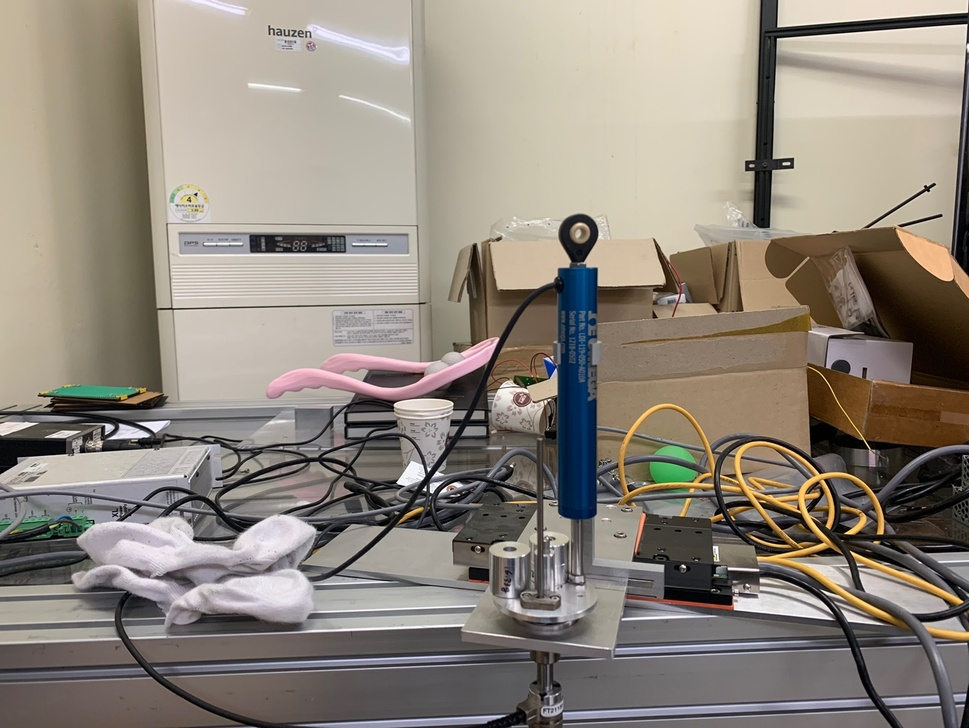
#> input picture assignment1/data/lab1.jpg, 969 x 728 px, shrunk from 1440 x 1081 before the run
$ python assignment1.py
#> lines starting #> are read from the running program, lines starting #| are printed output that depends on the picture; long printed decimals are rounded
#!/usr/bin/env python

import cv2 as cv
import numpy as np
import open3d as o3d
from matplotlib import pyplot as plt

def task_1_3_extract_and_match_features(img1, img2):
    orb = cv.ORB_create()
    keypoints1, descriptors1 = orb.detectAndCompute(img1, None)
    keypoints2, descriptors2 = orb.detectAndCompute(img2, None)

    img1_w_kps = cv.drawKeypoints(img1, keypoints1, None, color=(0, 255, 0), flags=0)
    img2_w_kps = cv.drawKeypoints(img2, keypoints2, None, color=(0, 255, 0), flags=0)

    cv.imwrite('./output/image1_orb.png', img1_w_kps)
    cv.imwrite('./output/image2_orb.png', img2_w_kps)

    bf = cv.BFMatcher()
    matches = bf.knnMatch(descriptors1, descriptors2, k=2)

    matchesMask = [[0,0] for i in range(len(matches))]

    for i,(m,n) in enumerate(matches):
        if m.distance < 0.8*n.distance:
            matchesMask[i]=[1,0]

    draw_params = dict(matchColor = (0, 255, 0),
                        singlePointColor = (255, 0, 0),
                        matchesMask = matchesMask,
                        flags = cv.DrawMatchesFlags_NOT_DRAW_SINGLE_POINTS)

    img3 = cv.drawMatchesKnn(img1, keypoints1, img2, keypoints2, matches, None, **draw_params)

    cv.imwrite('./output/orb_matching.png', img3)

    return matches, keypoints1, keypoints2, img3

def task_1_4_compute_fundamental_matrix(matches, kp1, kp2, img1, img2):
    good = []
    pts1 = []
    pts2 = []

    for i,(m,n) in enumerate(matches):
        if m.distance < 0.8 * n.distance:
            good.append(m)
            pts2.append(kp2[m.trainIdx].pt)
            pts1.append(kp1[m.queryIdx].pt)

    pts1 = np.int32(pts1)
    pts2 = np.int32(pts2)
    F, mask = cv.findFundamentalMat(pts1, pts2, cv.FM_RANSAC)

    pts1 = pts1[mask.ravel()==1]
    pts2 = pts2[mask.ravel()==1]

    def drawlines(img1, img2, lines, pts1, pts2):
        h, w = img1.shape
        img1 = cv.cvtColor(img1, cv.COLOR_GRAY2BGR)
        img2 = cv.cvtColor(img2, cv.COLOR_GRAY2BGR)

        for r, pt1, pt2 in zip(lines, pts1, pts2):
            color = tuple(np.random.randint(0, 255, 3).tolist())
            (x0, y0) = map(int, [0, -r[2]/r[1]])
            (x1, y1) = map(int, [w, -(r[2]+r[0]*w)/r[1]])
            img1 = cv.line(img1, (x0, y0), (x1, y1), color, 1)
            img1 = cv.circle(img1, tuple(pt1), 5, color, -1)
            img2 = cv.circle(img2, tuple(pt2), 5, color, -1)

        return img1, img2

    lines1 = cv.computeCorrespondEpilines(pts2.reshape(-1, 1, 2), 2, F)
    lines1 = lines1.reshape(-1, 3)
    img5, img6 = drawlines(img1, img2, lines1, pts1, pts2)

    lines2 = cv.computeCorrespondEpilines(pts1.reshape(-1, 1, 2), 1, F)
    lines2 = lines2.reshape(-1, 3)
    img3, img4 = drawlines(img2, img1, lines2, pts2, pts1)

    cv.imwrite('./output/epipolar_lines_1.png', img5)
    cv.imwrite('./output/epipolar_lines_2.png', img3)

    return F, img5, img3

def task_1_5_compute_essential_matrix(F, K):
    return np.matmul(np.matmul(np.transpose(K), F), K)

def task_1_6_get_camera_poses(E):
    U, S, Vt = np.linalg.svd(E, full_matrices=True)
    W = np.array([[0, -1, 0],
                  [1, 0, 0],
                  [0, 0, 1]])
    R1 = np.matmul(np.matmul(U, W), Vt)
    R2 = np.matmul(np.matmul(U, np.transpose(W)), Vt)
    u3 = U[:, 2]

    return R1, R2, u3

def task_2_1_rectify_images(K, R, t, distCoeffs, img1, img2):
    rectify_params = dict(alpha = 1.0, flags=0)
    R1, R2, P1, P2, Q, roi1, roi2 = cv.stereoRectify(K, distCoeffs, K, distCoeffs, (img1.shape[1], img1.shape[0]), R, t, **rectify_params)

    map1, map2 = cv.initUndistortRectifyMap(K, distCoeffs, R1, P1, (img1.shape[1], img1.shape[0]), cv.CV_32FC1)
    map3, map4 = cv.initUndistortRectifyMap(K, distCoeffs, R2, P2, (img2.shape[1], img2.shape[0]), cv.CV_32FC1)

    rect1 = cv.remap(img1, map1, map2, cv.INTER_NEAREST)
    rect2 = cv.remap(img2, map3, map4, cv.INTER_NEAREST)

    cv.imwrite('./output/rectified_1.png', rect1)
    cv.imwrite('./output/rectified_2.png', rect2)

    return rect1, rect2

if __name__ == "__main__":
    K = np.array([[1112.60959, 0.0, 724.315664],
                  [0.0, 1122.20828, 520.183459],
                  [0.0, 0.0, 1.0]])
    distCoeffs = np.transpose([0.28864512, -1.51224766, -0.00702437, 0.00289229, 2.43952476])

    img1 = cv.imread('./data/lab1.jpg', cv.IMREAD_GRAYSCALE)
#> img1: shape (728, 969); min 0, max 255, mean 136.5
    img2 = cv.imread('./data/lab2.jpg', cv.IMREAD_GRAYSCALE)
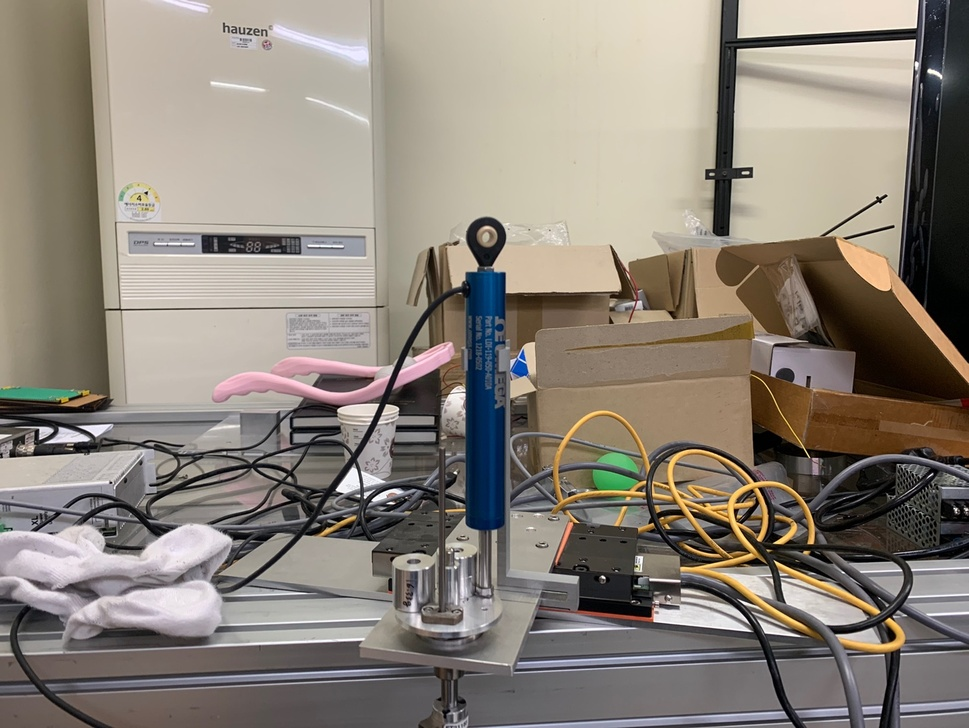
#> input picture assignment1/data/lab2.jpg, 969 x 728 px, shrunk from 1440 x 1081 before the run
#> img2: shape (728, 969); min 0, max 255, mean 132.8

    matches, kp1, kp2, matched_img = task_1_3_extract_and_match_features(img1, img2)
#> in task_1_3_extract_and_match_features, `keypoints1, descriptors1 = orb.detectAndCompute(img1, None)`: keypoints1 = 500 keypoints; strongest (x, y, size): (397, 482, 31), (432, 492, 31), (424, 489, 31), (398, 482, 37.2)
#> in task_1_3_extract_and_match_features, `keypoints2, descriptors2 = orb.detectAndCompute(img2, None)`: keypoints2 = 500 keypoints; strongest (x, y, size): (337, 489, 31), (914, 40, 31), (337, 488, 37.2), (602, 576, 31)
#> in task_1_3_extract_and_match_features, `matches = bf.knnMatch(descriptors1, descriptors2, k=2)`: matches = 500 matches
#> in task_1_3_extract_and_match_features, `matchesMask = [[0,0] for i in range(len(matches))]`: matchesMask = 500 pairs, first value 0 to 0, second value 0 to 0
#> after the loop in task_1_3_extract_and_match_features, `for i,(m,n) in enumerate(matches):`: matchesMask = 500 pairs, first value 0 to 1, second value 0 to 0
#> in task_1_3_extract_and_match_features, `draw_params = dict(matchColor = (0, 255, 0), singlePointColor = (255, ..`: draw_params = 4 items
#> in task_1_3_extract_and_match_features, `img3 = cv.drawMatchesKnn(img1, keypoints1, img2, keypoints2, matches, ..`:
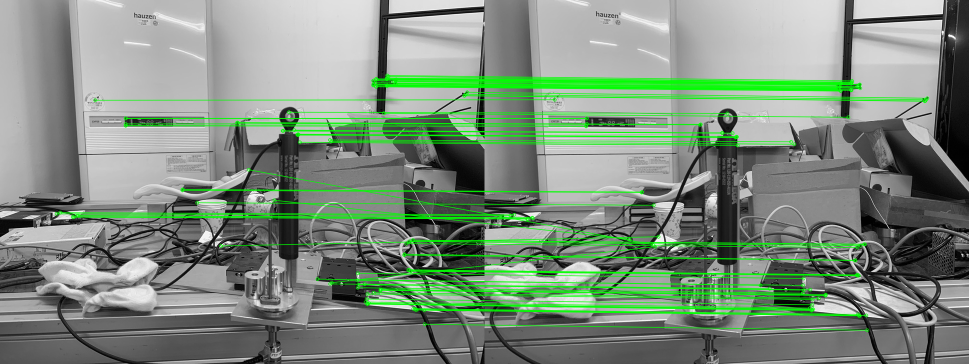
#> img3: shape (728, 1938, 3) (shown at 1/2 size); mean of channels 0, 1, 2 126, 141.9, 126; drawn as B, G, R
#> matches = 500 matches; kp1 has the same summary as keypoints1 in task_1_3_extract_and_match_features; kp2 has the same summary as keypoints2 in task_1_3_extract_and_match_features
    F, epipolar_lines_1, epipolar_lines_2 = task_1_4_compute_fundamental_matrix(matches, kp1, kp2, img1, img2)
#> after the loop in task_1_4_compute_fundamental_matrix, `for i,(m,n) in enumerate(matches):`: good = 95 matches; pts1 = 95 pairs, first value 112.8 to 934, second value 150.5 to 648; pts2 = 95 pairs, first value 51.6 to 885, second value 161.2 to 660
#> in task_1_4_compute_fundamental_matrix, `pts1 = np.int32(pts1)`: pts1 = 95 pairs, first value 112 to 934, second value 150 to 648
#> in task_1_4_compute_fundamental_matrix, `pts2 = np.int32(pts2)`: pts2 = 95 pairs, first value 51 to 885, second value 161 to 660
#> in task_1_4_compute_fundamental_matrix, `F, mask = cv.findFundamentalMat(pts1, pts2, cv.FM_RANSAC)`: F = [[8.7e-07, 4.22e-05, -0.00986], [-3.74e-05, 1.83e-06, 0.0637], [0.00704, -0.066, 1]]; mask = 95 values, max 1 at index 0, min 0 at index 4, mean 0.832
#> in task_1_4_compute_fundamental_matrix, `pts1 = pts1[mask.ravel()==1]`: pts1 = 79 pairs, first value 112 to 934, second value 150 to 648
#> in task_1_4_compute_fundamental_matrix, `pts2 = pts2[mask.ravel()==1]`: pts2 = 79 pairs, first value 51 to 885, second value 161 to 660
#> in task_1_4_compute_fundamental_matrix, `lines1 = cv.computeCorrespondEpilines(pts2.reshape(-1, 1, 2), 2, F)`: lines1 = 79 rows, first 8: [-0.361, -0.933, 803.2], [0.0132, -1, 175.5], [-0.155, -0.988, 461.3], [-0.304, -0.953, 710.1], [0.00909, -1, 182.6], [-0.371, -0.929, 820.3], [0.0173, -1, 168.5], [-0.351, -0.936, 787.6]
#> the loop in drawlines, `for r, pt1, pt2 in zip(lines, pts1, pts2):` made 79 passes
#> (r, pt1, pt2, color, y0, y1) on passes 1 to 9: ([-0.361, -0.933, 803.2], [821, 542], [748, 551], (172, 47, 117), 861, 486), ([0.0132, -1, 175.5], [931, 188], [883, 199], (192, 67, 251), 175, 188), ([-0.155, -0.988, 461.3], [394, 405], [338, 410], (195, 103, 9), 466, 314), ([-0.304, -0.953, 710.1], [825, 480], [759, 488], (211, 21, 242), 745, 435), ([0.00909, -1, 182.6], [928, 191], [880, 202], (36, 87, 70), 182, 191), ([-0.371, -0.929, 820.3], [747, 585], [668, 596], (216, 88, 140), 883, 495), ([0.0173, -1, 168.5], [934, 184], [885, 196], (58, 193, 230), 168, 185), ([-0.351, -0.936, 787.6], [729, 568], [651, 579], (39, 87, 174), 841, 477), ([0.0285, -1, 149.1], [773, 171], [733, 179], (88, 81, 165), 149, 176)
#> after the loop in drawlines, `for r, pt1, pt2 in zip(lines, pts1, pts2):`: img1: shape (728, 969, 3); mean B, G, R 135.1, 136.1, 135.5
#> after the loop in drawlines, `for r, pt1, pt2 in zip(lines, pts1, pts2):`:
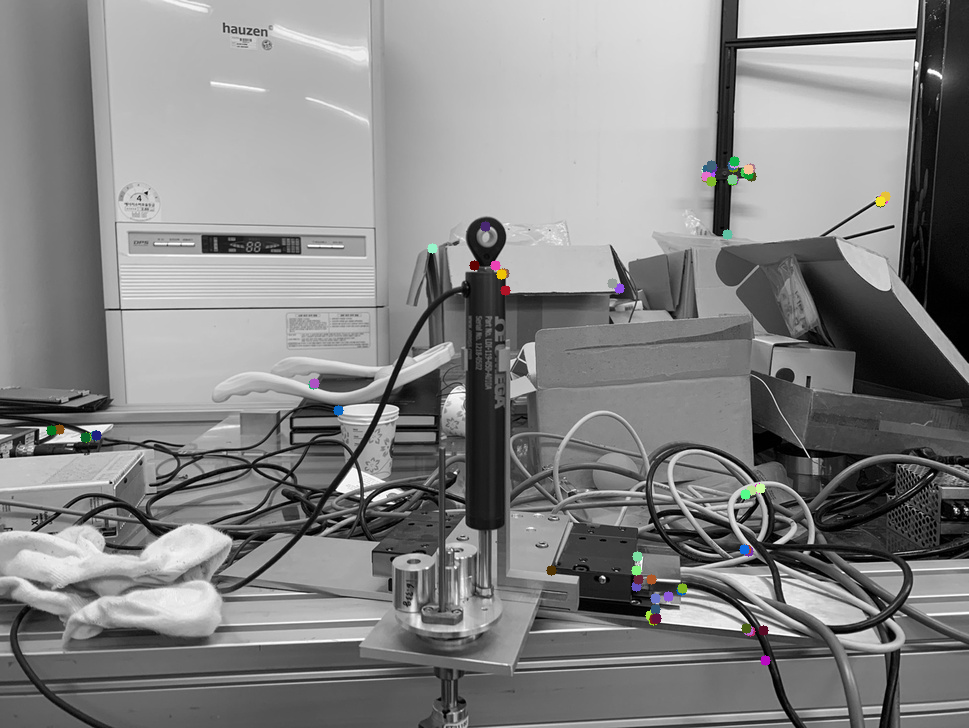
#> img2: shape (728, 969, 3); mean B, G, R 132.7, 132.8, 132.8
#> in task_1_4_compute_fundamental_matrix, `lines2 = cv.computeCorrespondEpilines(pts1.reshape(-1, 1, 2), 1, F)`: lines2 = 79 rows, first 8: [0.375, 0.927, -789.9], [-0.0379, 0.999, -165.5], [0.151, 0.989, -456.2], [0.313, 0.95, -699.5], [-0.0336, 0.999, -172.4], [0.388, 0.922, -808.7], [-0.0438, 0.999, -156.4], [0.367, 0.93, -777.6]
#> the loop in drawlines (call 2), `for r, pt1, pt2 in zip(lines, pts1, pts2):` made 79 passes
#> (r, pt1, pt2, color, y0, y1) on passes 1 to 9: ([0.375, 0.927, -789.9], [748, 551], [821, 542], (110, 25, 208), 852, 460), ([-0.0379, 0.999, -165.5], [883, 199], [931, 188], (188, 121, 118), 165, 202), ([0.151, 0.989, -456.2], [338, 410], [394, 405], (117, 189, 83), 461, 313), ([0.313, 0.95, -699.5], [759, 488], [825, 480], (161, 104, 160), 736, 416), ([-0.0336, 0.999, -172.4], [880, 202], [928, 191], (228, 251, 251), 172, 204), ([0.388, 0.922, -808.7], [668, 596], [747, 585], (121, 70, 213), 877, 469), ([-0.0438, 0.999, -156.4], [885, 196], [934, 184], (31, 13, 71), 156, 199), ([0.367, 0.93, -777.6], [651, 579], [729, 568], (184, 152, 79), 835, 454), ([-0.0559, 0.998, -137.5], [733, 179], [773, 171], (41, 18, 40), 137, 191)
#> pass 1, in drawlines (call 2), `img1 = cv.line(img1, (x0, y0), (x1, y1), color, 1)`:
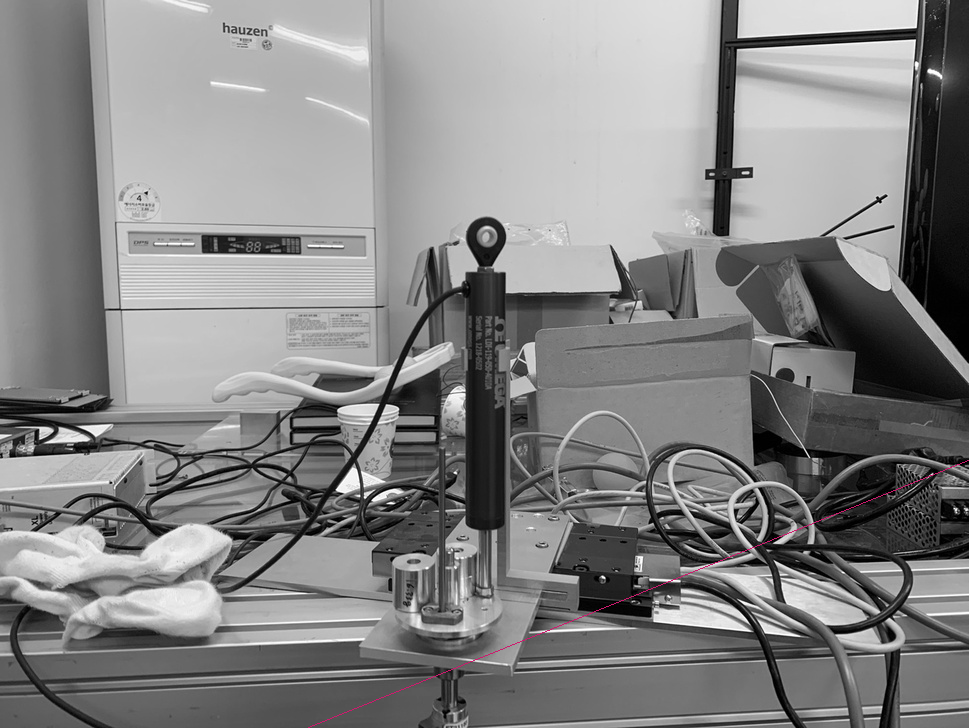
#> img1: shape (728, 969, 3); mean B, G, R 132.8, 132.7, 132.9
#> after the loop in drawlines (call 2), `for r, pt1, pt2 in zip(lines, pts1, pts2):`:
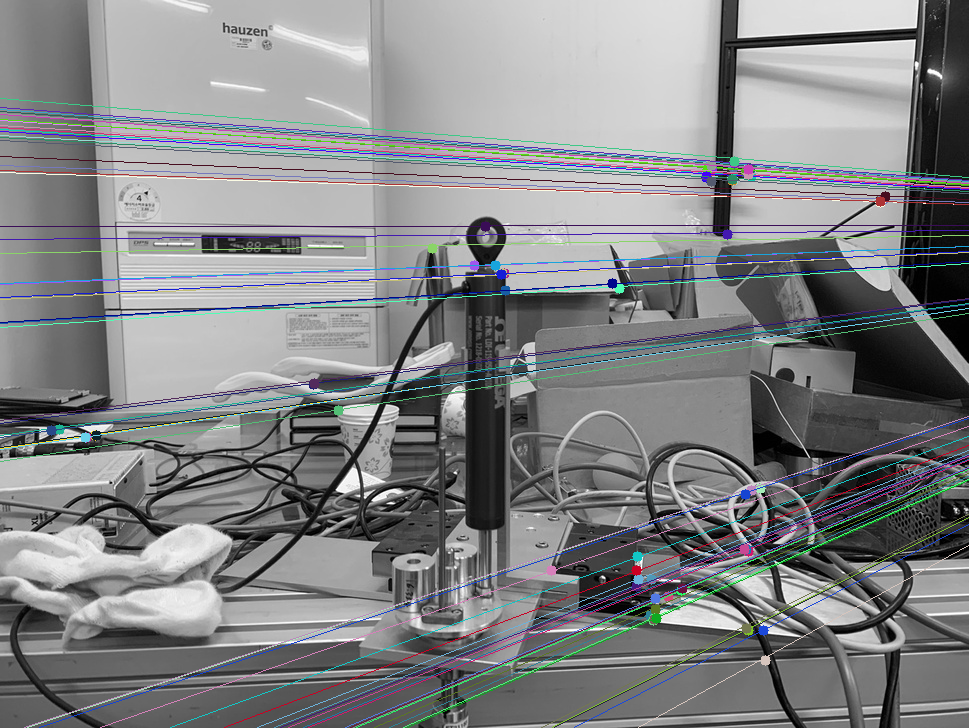
#> img1: shape (728, 969, 3); mean B, G, R 133.8, 132, 130.5
#> after the loop in drawlines (call 2), `for r, pt1, pt2 in zip(lines, pts1, pts2):`:
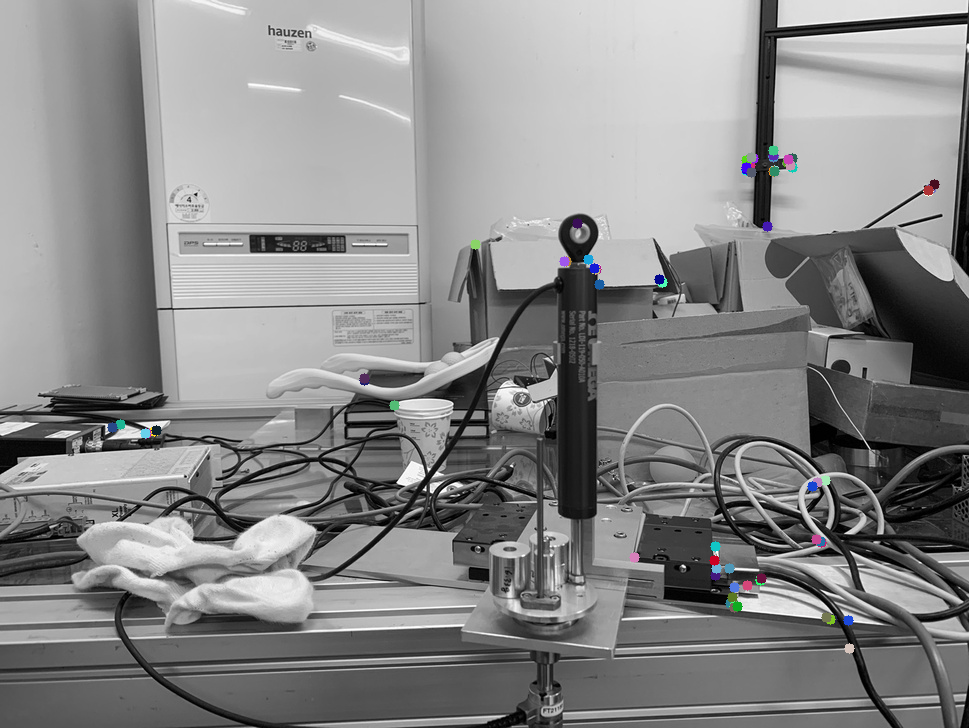
#> img2: shape (728, 969, 3); mean B, G, R 136.6, 136.4, 136.3
    E = task_1_5_compute_essential_matrix(F, K)
#> E = [[1.08, 52.75, 14.18], [-46.66, 2.3, 42.16], [-13.09, -38.6, 0.567]]
    R1, R2, t = task_1_6_get_camera_poses(E)
#> in task_1_6_get_camera_poses, `U, S, Vt = np.linalg.svd(E, full_matrices=True)`: U = [[-0.775, 0.243, 0.584], [-0.432, -0.878, -0.207], [0.462, -0.412, 0.785]]; S = [67.64, 63.49, 9.07e-15]; Vt = [[0.196, -0.883, -0.428], [0.734, 0.421, -0.532], [0.65, -0.21, 0.731]]
#> in task_1_6_get_camera_poses, `R1 = np.matmul(np.matmul(U, W), Vt)`: R1 = [[0.996, -0.011, -0.09], [0.0105, 1, -0.00555], [0.0901, 0.00457, 0.996]]
#> in task_1_6_get_camera_poses, `R2 = np.matmul(np.matmul(U, np.transpose(W)), Vt)`: R2 = [[-0.237, -0.234, 0.943], [-0.279, -0.913, -0.297], [0.93, -0.334, 0.151]]
#> in task_1_6_get_camera_poses, `u3 = U[:, 2]`: u3 = [0.584, -0.207, 0.785]
#> t = [0.584, -0.207, 0.785]
    rect1, rect2 = task_2_1_rectify_images(K, R1, t, distCoeffs, epipolar_lines_1, epipolar_lines_2)
#> in task_2_1_rectify_images, `R1, R2, P1, P2, Q, roi1, roi2 = cv.stereoRectify(K, distCoeffs, K, dis..`: R1 = [[0.65, -0.21, 0.731], [0.218, 0.972, 0.0856], [-0.728, 0.103, 0.677]]; R2 = [[0.584, -0.207, 0.785], [0.198, 0.974, 0.109], [-0.787, 0.0919, 0.61]]; P1 = [[381.4, 0, -702.6, 0], [0, 381.4, 451.4, 0], [0, 0, 1, 0]]; P2 = [[381.4, 0, -995.3, 381.4], [0, 381.4, 451.4, 0], [0, 0, 1, 0]]; Q = [[1, 0, 0, 702.6], [0, 1, 0, -451.4], [0, 0, 0, 381.4], [0, 0, -1, 292.7]]; roi1 = (0, 0, 0, 0)
#> in task_2_1_rectify_images, `rect1 = cv.remap(img1, map1, map2, cv.INTER_NEAREST)`:
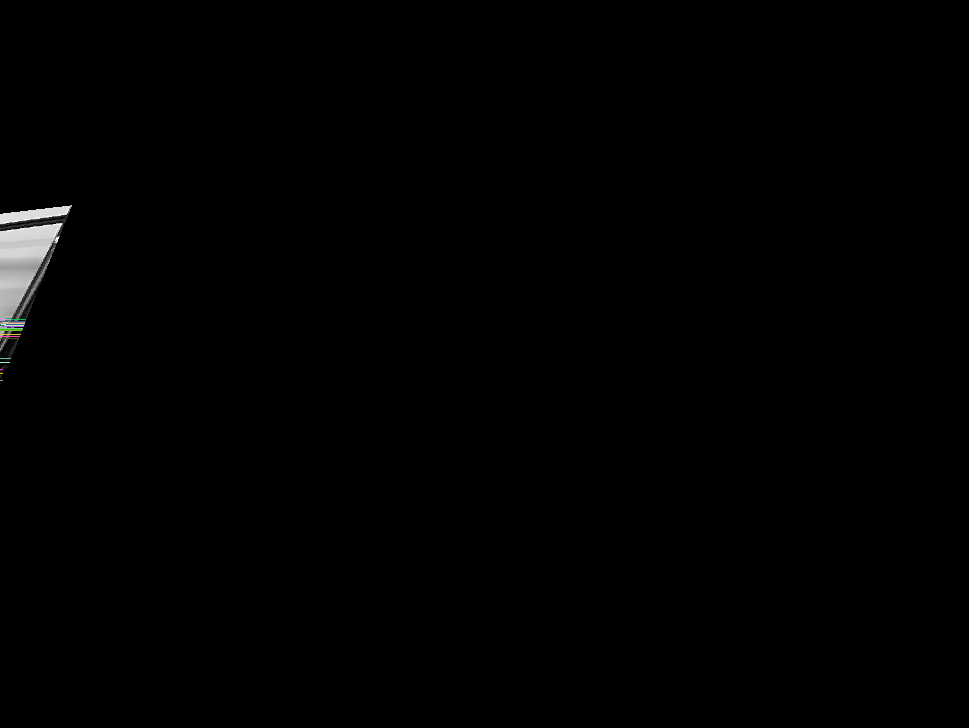
#> rect1: shape (728, 969, 3); mean B, G, R 1.3, 1.3, 1.3
#> in task_2_1_rectify_images, `rect2 = cv.remap(img2, map3, map4, cv.INTER_NEAREST)`: rect2: shape (728, 969, 3); every value is 0

    plt.imshow(matched_img)
    plt.show()

    print('Fundamental Matrix F:')
    print(F)
#| [[ 8.70467934e-07  4.22472167e-05 -9.86283406e-03]
#|  [-3.73716816e-05  1.82620891e-06  6.36872527e-02]
#|  [ 7.04124827e-03 -6.59502274e-02  1.00000000e+00]]

    plt.imshow(epipolar_lines_1)
    plt.show()

    plt.imshow(epipolar_lines_2)
    plt.show()

    print('Essential Matrix E:')
    print(E)
#| [[  1.078  52.749  14.179]
#|  [-46.662   2.300  42.159]
#|  [-13.094 -38.604   0.5669]]

    print('Camera Rotation Candidate R1:')
    print(R1)
#| [[ 0.9959 -0.01099 -0.09]
#|  [ 0.01054  0.9999  -0.005546]
#|  [ 0.09006  0.004575  0.9959]]

    print('Camera Rotation Candidate R2:')
    print(R2)
#| [[-0.2374 -0.2338  0.9429]
#|  [-0.2794  -0.9132 -0.2967]
#|  [ 0.9304 -0.3338  0.1514]]

    print('Camera Transition t:')
    print(t)
#| [ 0.5837 -0.2069  0.7852]

    plt.imshow(rect1)
    plt.show()

    plt.imshow(rect2)
    plt.show()
